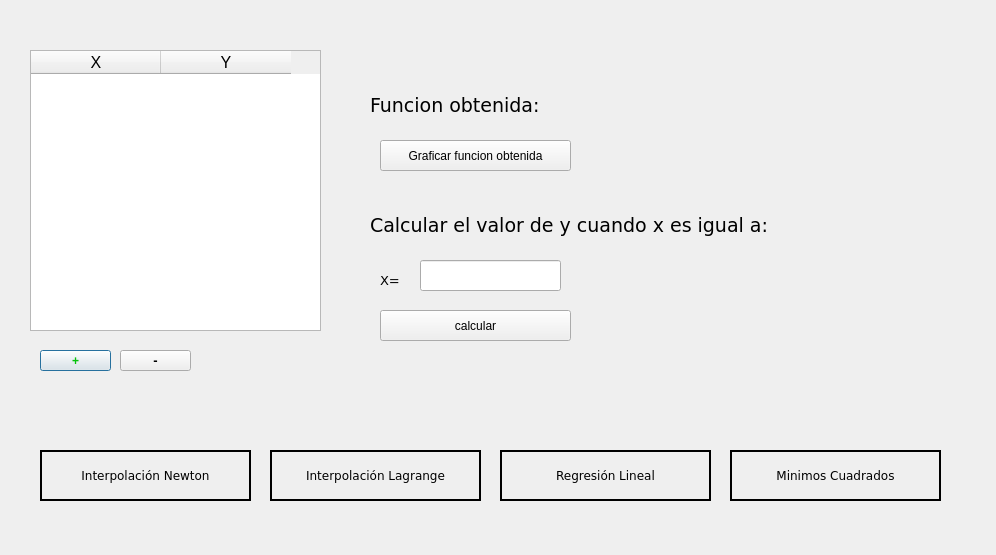
<?xml version="1.0" encoding="UTF-8"?>
<ui version="4.0">
 <class>Dialog</class>
 <widget class="QDialog" name="Dialog">
  <property name="geometry">
   <rect>
    <x>0</x>
    <y>0</y>
    <width>996</width>
    <height>555</height>
   </rect>
  </property>
  <property name="windowTitle">
   <string>Dialog</string>
  </property>
  <widget class="QTableWidget" name="mitabla">
   <property name="geometry">
    <rect>
     <x>30</x>
     <y>50</y>
     <width>291</width>
     <height>281</height>
    </rect>
   </property>
   <property name="font">
    <font>
     <pointsize>12</pointsize>
    </font>
   </property>
   <attribute name="horizontalHeaderDefaultSectionSize">
    <number>130</number>
   </attribute>
   <column>
    <property name="text">
     <string>X</string>
    </property>
   </column>
   <column>
    <property name="text">
     <string>Y</string>
    </property>
   </column>
  </widget>
  <widget class="QPushButton" name="btnmas">
   <property name="geometry">
    <rect>
     <x>40</x>
     <y>350</y>
     <width>71</width>
     <height>21</height>
    </rect>
   </property>
   <property name="font">
    <font>
     <pointsize>9</pointsize>
     <weight>75</weight>
     <bold>true</bold>
    </font>
   </property>
   <property name="styleSheet">
    <string notr="true">color:rgb(5, 194, 12);</string>
   </property>
   <property name="text">
    <string>+</string>
   </property>
  </widget>
  <widget class="QPushButton" name="btnmenos">
   <property name="geometry">
    <rect>
     <x>120</x>
     <y>350</y>
     <width>71</width>
     <height>21</height>
    </rect>
   </property>
   <property name="font">
    <font>
     <pointsize>10</pointsize>
     <weight>75</weight>
     <bold>true</bold>
    </font>
   </property>
   <property name="text">
    <string>-</string>
   </property>
  </widget>
  <widget class="QPushButton" name="btnlagrange">
   <property name="geometry">
    <rect>
     <x>270</x>
     <y>450</y>
     <width>211</width>
     <height>51</height>
    </rect>
   </property>
   <property name="font">
    <font>
     <family>Verdana</family>
     <underline>false</underline>
     <strikeout>false</strikeout>
    </font>
   </property>
   <property name="styleSheet">
    <string notr="true">QPushButton{
  width: 200px;
  padding: 8px;
  color: black;
  border: 2px solid black;
  text-align: center;
  outline: none;
  text-decoration: none;
}
QPushButton:hover{
 background-color: #fff;
  color: #000;

}</string>
   </property>
   <property name="text">
    <string>Interpolación Lagrange</string>
   </property>
  </widget>
  <widget class="QPushButton" name="btnnewton">
   <property name="geometry">
    <rect>
     <x>40</x>
     <y>450</y>
     <width>211</width>
     <height>51</height>
    </rect>
   </property>
   <property name="font">
    <font>
     <family>Verdana</family>
     <underline>false</underline>
     <strikeout>false</strikeout>
    </font>
   </property>
   <property name="styleSheet">
    <string notr="true">QPushButton{
  width: 200px;
  padding: 8px;
  color: black;
  border: 2px solid black;
  text-align: center;
  outline: none;
  text-decoration: none;
}
QPushButton:hover{
 background-color: #fff;
  color: #000;

}</string>
   </property>
   <property name="text">
    <string>Interpolación Newton</string>
   </property>
  </widget>
  <widget class="QPushButton" name="btnregresion">
   <property name="geometry">
    <rect>
     <x>500</x>
     <y>450</y>
     <width>211</width>
     <height>51</height>
    </rect>
   </property>
   <property name="font">
    <font>
     <family>Verdana</family>
     <underline>false</underline>
     <strikeout>false</strikeout>
    </font>
   </property>
   <property name="styleSheet">
    <string notr="true">QPushButton{
  width: 200px;
  padding: 8px;
  color: black;
  border: 2px solid black;
  text-align: center;
  outline: none;
  text-decoration: none;
}
QPushButton:hover{
 background-color: #fff;
  color: #000;

}</string>
   </property>
   <property name="text">
    <string>Regresión Lineal</string>
   </property>
  </widget>
  <widget class="QPushButton" name="btnminimos">
   <property name="geometry">
    <rect>
     <x>730</x>
     <y>450</y>
     <width>211</width>
     <height>51</height>
    </rect>
   </property>
   <property name="font">
    <font>
     <family>Verdana</family>
     <underline>false</underline>
     <strikeout>false</strikeout>
    </font>
   </property>
   <property name="styleSheet">
    <string notr="true">QPushButton{
  width: 200px;
  padding: 8px;
  color: black;
  border: 2px solid black;
  text-align: center;
  outline: none;
  text-decoration: none;
}
QPushButton:hover{
 background-color: #fff;
  color: #000;

}</string>
   </property>
   <property name="text">
    <string>Minimos Cuadrados</string>
   </property>
  </widget>
  <widget class="QLineEdit" name="Punto">
   <property name="geometry">
    <rect>
     <x>420</x>
     <y>260</y>
     <width>141</width>
     <height>31</height>
    </rect>
   </property>
  </widget>
  <widget class="QLabel" name="label">
   <property name="geometry">
    <rect>
     <x>380</x>
     <y>270</y>
     <width>71</width>
     <height>21</height>
    </rect>
   </property>
   <property name="font">
    <font>
     <family>Verdana</family>
     <pointsize>10</pointsize>
    </font>
   </property>
   <property name="text">
    <string>X=</string>
   </property>
  </widget>
  <widget class="QPushButton" name="btncalcular">
   <property name="geometry">
    <rect>
     <x>380</x>
     <y>310</y>
     <width>191</width>
     <height>31</height>
    </rect>
   </property>
   <property name="text">
    <string>calcular</string>
   </property>
  </widget>
  <widget class="QPushButton" name="btngraficar">
   <property name="geometry">
    <rect>
     <x>380</x>
     <y>140</y>
     <width>191</width>
     <height>31</height>
    </rect>
   </property>
   <property name="text">
    <string>Graficar funcion obtenida</string>
   </property>
  </widget>
  <widget class="QLabel" name="label_2">
   <property name="geometry">
    <rect>
     <x>370</x>
     <y>80</y>
     <width>211</width>
     <height>51</height>
    </rect>
   </property>
   <property name="font">
    <font>
     <family>Verdana</family>
     <pointsize>14</pointsize>
    </font>
   </property>
   <property name="text">
    <string>Funcion obtenida:</string>
   </property>
  </widget>
  <widget class="QLabel" name="resultado">
   <property name="geometry">
    <rect>
     <x>590</x>
     <y>90</y>
     <width>361</width>
     <height>41</height>
    </rect>
   </property>
   <property name="font">
    <font>
     <family>Verdana</family>
     <pointsize>9</pointsize>
    </font>
   </property>
   <property name="text">
    <string/>
   </property>
  </widget>
  <widget class="QLabel" name="label_3">
   <property name="geometry">
    <rect>
     <x>370</x>
     <y>200</y>
     <width>501</width>
     <height>51</height>
    </rect>
   </property>
   <property name="font">
    <font>
     <family>Verdana</family>
     <pointsize>14</pointsize>
    </font>
   </property>
   <property name="text">
    <string>Calcular el valor de y cuando x es igual a:</string>
   </property>
  </widget>
  <widget class="QLabel" name="resultado2">
   <property name="geometry">
    <rect>
     <x>590</x>
     <y>260</y>
     <width>361</width>
     <height>51</height>
    </rect>
   </property>
   <property name="font">
    <font>
     <family>Verdana</family>
     <pointsize>9</pointsize>
    </font>
   </property>
   <property name="text">
    <string/>
   </property>
  </widget>
  <widget class="QLabel" name="error">
   <property name="geometry">
    <rect>
     <x>580</x>
     <y>130</y>
     <width>361</width>
     <height>41</height>
    </rect>
   </property>
   <property name="font">
    <font>
     <family>Verdana</family>
     <pointsize>9</pointsize>
    </font>
   </property>
   <property name="text">
    <string/>
   </property>
  </widget>
 </widget>
 <resources/>
 <connections/>
</ui>
